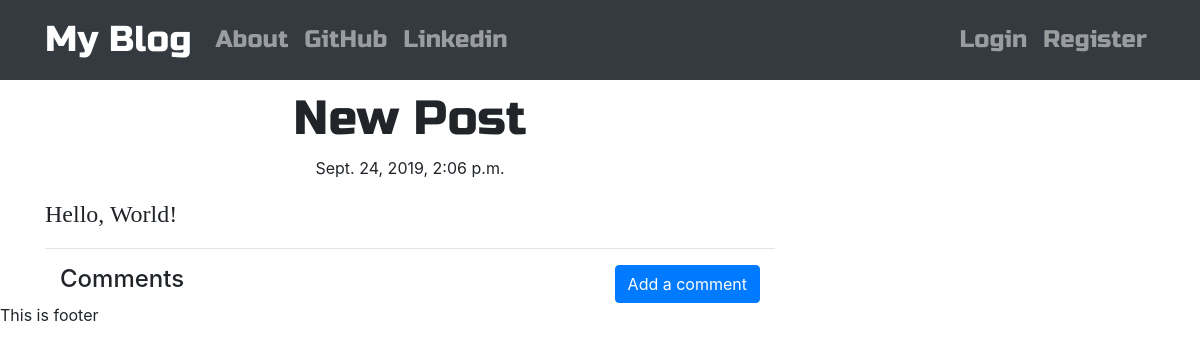
Screenshot of /post/2 with the database file from the repository.
### blog/models.py (models this page shows, shortened)
class Post(models.Model):
    author = models.ForeignKey("auth.User", on_delete=models.CASCADE)
    title = models.CharField(max_length=200)
    text = models.TextField()
    date_created = models.DateTimeField(default = timezone.now)
    date_published = models.DateTimeField(null = True, blank = True)

### blog/views.py (the view)
# urls.py: path('post/<pk>', views.PostDetailView.as_view(), name='post_detail'),
class PostDetailView(DetailView):
    model = Post

### blog/templates/blog/post_detail.html (shortened to what this page needs)
{% extends 'base.html' %}
{% block content %}
    <h1 class='post-title loader'> {{ post.title }} </h1>
    {% if post.date_published %}
        <p class='date post-date'>{{ post.date_published }}</p>
    {% else %}
        <a class='btn btn-primary' href="{% url 'blog:post_publish' pk=post.pk %}">Publish</a>
    {% endif %}
    <p class='post-content'> {{ post.text|safe|linebreaksbr }} </p>
    <hr />
    <div class='container'>
        <div class='comment-head'>
            <h4 class='loader'>Comments</h4>
            <a class='btn btn-primary btn-md' href="{% url 'blog:add_comment' pk=post.pk %}">Add a comment</a>
        </div>
    </div>
{% endblock %}

### blog/static/css/blog.css (style rules this page uses)
.comment-head { display:flex; justify-content :space-between; }
.loader { filter:hue-rotate(0deg); color: linear-gradient(45deg,#0f8,#08f); animation:hue 5000ms infinite linear; }
.post-content { font-family: 'Montsserat', san-serif; font-size: 1.5em; }
.post-title { font-family: 'Russo One', san-serif; font-size: 3em; text-align: center; }
.post-date { text-align: center; }

### rows the page displays
Post: title "New Post", date_published "Sept. 24, 2019, 2:06 p.m.", text "Hello, World!"
